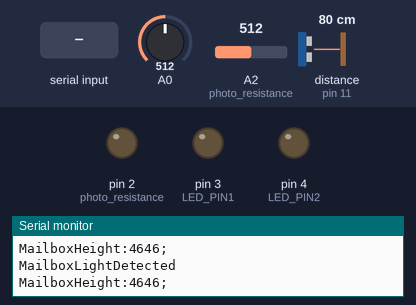
The sketch below on a simulated Arduino Uno, built with avr-gcc and run on an emulated ATmega328P. On the bench: output pins drawn as LEDs (lit = HIGH), the last lines printed to the serial monitor. Wiring (inferred from the names in the program): ultrasonic range finder: trigger pin 12; echo pin 11. Inputs (shaded band) come from the test bench; at power-on: A0 = 512, A2 (photo_resistance) = 512, distance to the obstacle (sensor on pin 11) 80 cm. The echo pulse lasts 58.3 µs per cm; pins used as bus, display or sensor lines are not drawn.

Above: at 3.8 s.
3.9 s: "SET Led1 ON" received over Serial
At 7.2 s:
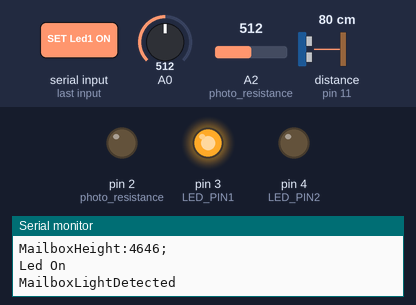
7.5 s: "SET Led2 ON" received over Serial
At 14.2 s:
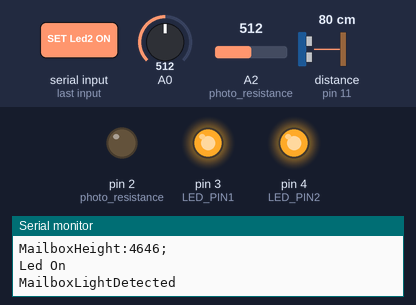
14.5 s: "SET Led1 OFF" received over Serial
At 21.1 s:
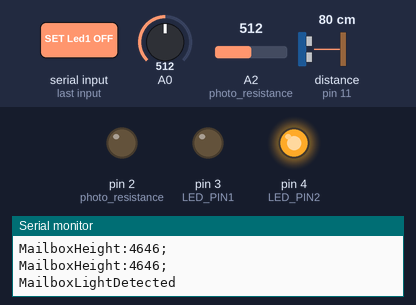
35.0 s: "SET Led2 OFF" received over Serial
At 41.9 s:
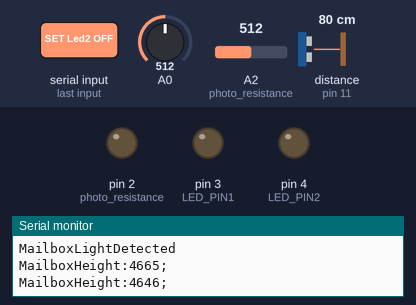
Timing chart, 0 to 43.4 s (numbered marks = the images above; inputs shaded):
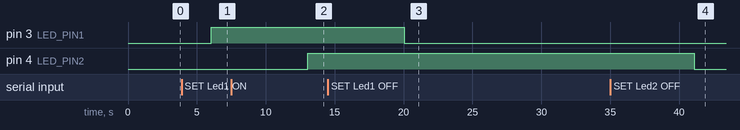

The sketch:

boite_aux_lettres_captors.ino
```cpp
/* --------------- Capteur Ultrason --------------- */
int trig = 12;  // Digital 12
int echo = 11;  // Digital 11
long lecture_echo;
long mm = 0;

/* --------------- Capteur de contact --------------- */
/* Accrocher le détecteur au port analogique A0 */
int contact_sensor = 0; // A0
boolean detect_close_door = 0;

/* --------------- Photo resistance --------------- */
const char photo_resistance = 2; // A2
int photo_resistance_value;

/* Constante */
const int consoleOutput = 9600;
const int LED_PIN1 = 3;
const int LED_PIN2 = 4;

/* Variable globale */
bool getHauteur = false;
char command[500];

/* Initialize pins states */
void initPins() {
  pinMode(LED_PIN1, OUTPUT);
  pinMode(LED_PIN2, OUTPUT);
  pinMode(contact_sensor, INPUT);
  pinMode(photo_resistance,OUTPUT);
  pinMode(trig, OUTPUT);
  digitalWrite(trig, LOW);
  pinMode(echo, INPUT);
}

/* Initialize console output */
void initOutput() {
  Serial.begin(consoleOutput);
}

/* Code Initialized Once */
void setup()
{

  initPins();
  initOutput();
  Serial.println("FirstMessage");

  while(mm < 1580) {
    digitalWrite(trig, HIGH);
    delayMicroseconds(10);
    digitalWrite(trig, LOW);
    lecture_echo = pulseIn(echo, HIGH);
    mm = lecture_echo;
  }

  Serial.print("MailboxHeight:");
  Serial.print(mm);
  Serial.println(";");
}

/* Code executed in a loop */
void loop()
{
  /* Capteur de contact : porte boite aux lettres */
  if(analogRead(A0) == 0) {
    /* Porte ouverte */
    detect_close_door = true;
  }
  if(detect_close_door && analogRead(A0) != 0) {
    /* Porte fermée */
    detect_close_door = false;
    Serial.println("MailboxOpenDoor");
    getHauteur = true;
  }

  /* Photoresistance */
  photo_resistance_value = analogRead(photo_resistance);
  if(!detect_close_door && photo_resistance_value > 100) {
    Serial.println("MailboxLightDetected");
    getHauteur = true;
    delay(3000);
  }

  /* Capteur Ultrason */
  if(getHauteur) {
    getHauteur = false;
    for(int i = 1; i <= 2; i++) {
      digitalWrite(trig, HIGH);
      delayMicroseconds(10);
      digitalWrite(trig, LOW);
      lecture_echo = pulseIn(echo, HIGH);
      mm = lecture_echo;
      Serial.print("MailboxHeight:");
      Serial.print(mm);
      Serial.println(";");
      delay(1000);
    }
  }

  /* Commandes reçues */
  if(Serial.readBytes(command, 500) == 0){
	*command = NULL;
  }else{
	  char *p = command;
	  char *str;
	// Découpage des commandes
	  while ((str = strtok_r(p, ";", &p)) != NULL){
	   //actions
            //digitalWrite(LED_PIN, HIGH);

            if(strstr(str, "SET Led1 ON") > 0) {
              digitalWrite(LED_PIN1, HIGH);
              Serial.println("Led On");
            }

            if(strstr(str, "SET Led1 OFF") > 0) {
              digitalWrite(LED_PIN1, LOW);
              //Serial.println("Led On");
            }

            if(strstr(str, "SET Led2 ON") > 0) {
              digitalWrite(LED_PIN2, HIGH);
              Serial.println("Led On");
            }

            if(strstr(str, "SET Led2 OFF") > 0) {
              digitalWrite(LED_PIN2, LOW);
              //Serial.println("Led On");
            }


	}
  }

  delay(1000);
}
```

Measured:
- after the input at 3.9 s, pin 3 (LED_PIN1): LOW → HIGH after 2.1 s
- after the input at 7.5 s, pin 4 (LED_PIN2): LOW → HIGH after 5.5 s
- after the input at 14.5 s, pin 3 (LED_PIN1): HIGH → LOW after 5.6 s
- after the input at 35.0 s, pin 4 (LED_PIN2): HIGH → LOW after 6.1 s
